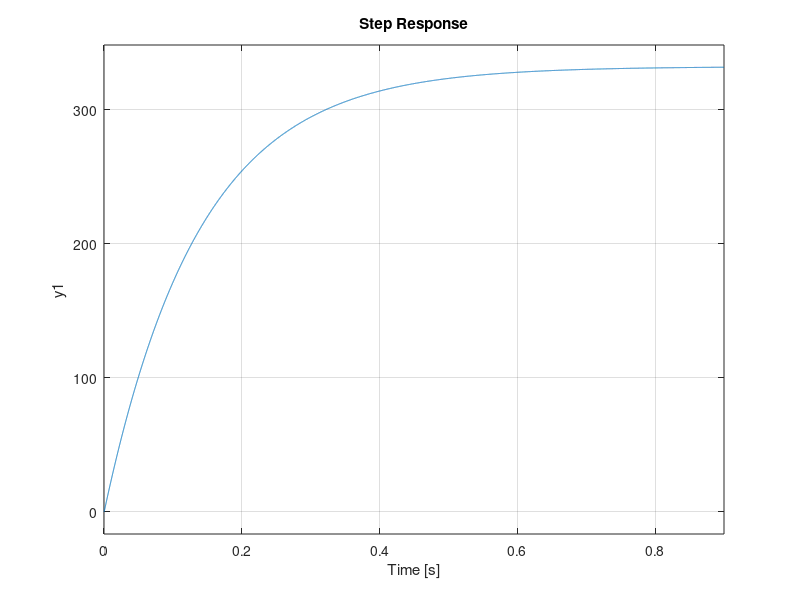

Here is the MATLAB script that generated this plot: (Note: this script raises an error after producing the figure.)
%% A
% clc
% clear
s= tf('s');

%% Parameters
% Measured Parameters
R  = 1.2/2;         % ohm
L  = 10/2;           % H

% Constants
Ke = 0.296;         % V/Rad/s
Kt = 0.3611;        % Nm/A

% Guessed / Given with doubt
J  = 7.78*10^-7;    % Kg-m^2
D  = 0.003;         % Kg-m-s / rad  
Vin = 100;          % V


BLDCM_tf= Kt*Vin/( (L*s+R)*(J*s+D) + (Kt*Ke));

%% Step
step(BLDCM_tf)
stepinfo(BLDCM_tf, 'SettlingTimeThreshold', 0.05)
grid on

%% Control
% Kp = 0.0074385;
% Ki = 0.053277;
Kp = 0.0010278;
Ki = 0.0078311;
Kd = 0;
Ts = 1e-6;
PI_tf = pid(Kp, Ki);

CLTF = feedback(BLDCM_tf*PI_tf, 1);
step(CLTF)
stepinfo(CLTF, 'SettlingTimeThreshold', 0.05)


%% Discrete Control
a0= ( Kp + (Ts*Ki/2) );
a1= ( (-Kp) + (Ts*Ki/2) );

Pidz2 =tf([a0 a1], [1 -1], Ts);
Pidz = c2d(PI_tf,Ts,'tustin');
BLDCM_tfz = c2d(BLDCM_tf, Ts, 'tustin');
CLTF_Z = feedback (BLDCM_tfz*Pidz2, 1);
step(100*CLTF_Z, 3);
grid on



BLDC_Num= cell2mat(BLDCM_tfz.Numerator);
BLDC_Den= cell2mat(BLDCM_tfz.Denominator);



